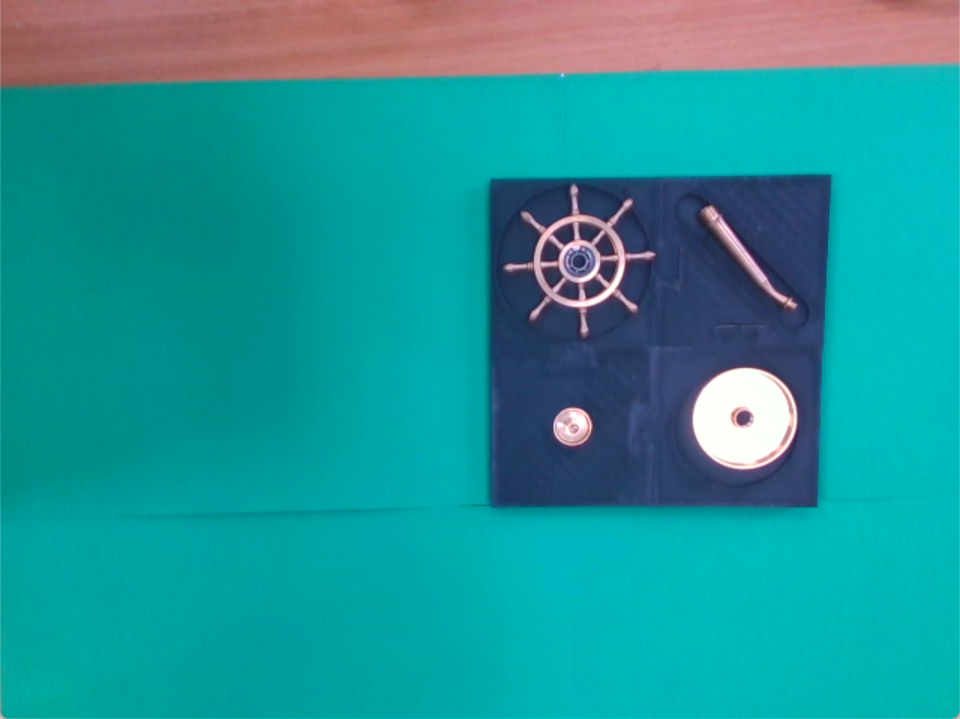
#> input picture ai_测试工具/工位帧/原图/01_工位实拍_predict输出_960x719.png, 960 x 719 px; its folder holds only this picture in this run
$ python capture_pocket_frame.py --image '工位帧/原图/01_工位实拍_predict输出_960x719.png'   (older library calls are emulated)
#> lines starting #> are read from the running program, lines starting #| are printed output that depends on the picture; after the words box and inside, x2 and y2 are one past the last pixel; in counts of white or black regions, pixels touching at a corner belong together
### assembly_vision/assemvision/imgio.py
# -*- coding: utf-8 -*-
"""兼容中文路径的图片读写。

★ 为什么需要这个：OpenCV 在 Windows 上用窄字符 API 打开文件，路径里只要有中文，
  cv2.imread / cv2.imwrite 就会**静默失败**（不抛异常，只是返回 None / 返回 False）。
  本项目的目录名是中文，所以全项目统一走这里的函数。

Linux（树莓派）本来没问题，用这个也不会有额外代价。
"""
from __future__ import annotations

import os
from typing import Optional, Sequence

import cv2
import numpy as np


def imread_safe(path: str, flags: int = cv2.IMREAD_COLOR) -> Optional[np.ndarray]:
    """读图，支持中文路径。失败返回 None。"""
#> called with path = '工位帧/原图/01_工位实拍_predict输出_960x719.png', flags = 1
    try:
        buf = np.fromfile(path, dtype=np.uint8)
    except OSError:
        return None
    if buf.size == 0:
        return None
    img = cv2.imdecode(buf, flags)
#> img is the input picture: shape (719, 960, 3); mean B, G, R 152.1, 148, 31.1
#| 离线分析: 01_工位实拍_predict输出_960x719.png  719x960x3
    return img


# [67 lines left out: functions imwrite_safe, videowriter_safe, not called in this run]

### assembly_vision/assemvision/config.py
# -*- coding: utf-8 -*-
"""配置加载：YAML 优先，没装 PyYAML 时自动退回 JSON（同名 .json）。

用法：
    cfg = load_config("config/camera.yaml")
    cfg.get("capture.fourcc")            # -> 'MJPG'
    cfg.get("ui.panel_ratio", 0.2)       # 带默认值
"""
from __future__ import annotations

import json
import os
from typing import Any, Dict, Optional

_UNSET = object()


class Config:
    """给嵌套 dict 加一点便利访问，不改变原始结构。"""

    def __init__(self, data: Optional[Dict[str, Any]] = None, path: str = "") -> None:
        self.data: Dict[str, Any] = data or {}
        self.path = path

    # ---------- 读取 ----------
    def get(self, dotted: str, default: Any = _UNSET) -> Any:
#> called with dotted = 'slots'
        cur: Any = self.data
        for key in dotted.split("."):
            if isinstance(cur, dict) and key in cur:
                cur = cur[key]
            else:
                if default is _UNSET:
                    raise KeyError("配置项不存在: %s（文件 %s）" % (dotted, self.path))
                return default
        return cur

    def __getitem__(self, dotted: str) -> Any:
        return self.get(dotted)

    # [18 lines left out: functions __contains__, set, not called in this run]

    def update(self, other: "Config") -> None:
        _deep_update(self.data, other.data)

    # [14 lines left out: function save, not called in this run]

    def __repr__(self) -> str:
        return "Config(%s)" % (self.path or "<inline>")


def _import_yaml():
    try:
        import yaml  # type: ignore
        return yaml
    except ImportError:
        return None


# [6 lines left out: function _deep_update, not called in this run]


def load_config(path: str, required: bool = True) -> Config:
    """加载配置。.yaml 需要 PyYAML；没有就尝试同目录同名 .json。"""
    if not os.path.exists(path):
        alt = os.path.splitext(path)[0] + ".json"
        if os.path.exists(alt):
            path = alt
        elif required:
            raise FileNotFoundError("配置文件不存在: %s（也没有 %s）" % (path, alt))
        else:
            return Config({}, path)

    if path.lower().endswith((".yaml", ".yml")):
        yaml = _import_yaml()
        if yaml is None:
            alt = os.path.splitext(path)[0] + ".json"
            if os.path.exists(alt):
                with open(alt, "r", encoding="utf-8") as f:
                    return Config(json.load(f), alt)
            raise ImportError(
                "读取 %s 需要 PyYAML。请执行：pip install PyYAML\n"
                "或者把配置改成同名 .json 文件。" % path)
        with open(path, "r", encoding="utf-8") as f:
            data = yaml.safe_load(f) or {}
    else:
        with open(path, "r", encoding="utf-8") as f:
            data = json.load(f)

    return Config(data, path)


# [7 lines left out: function merge, not called in this run]

### assembly_vision/assemvision/core/tray_detect.py
# -*- coding: utf-8 -*-
"""料盘位姿检测（用**料盘自身轮廓**，不依赖零件）。

═══ 为什么需要它（而不是只用零件星座）═══

`tray_pose.estimate_pose()` 用「零件星座」估位姿，很准，但有个硬前提：
**画面里得认得出零件**。实测踩过两种情况：

  ① 装配过程中零件被逐个拿走 —— 料盘慢慢变空，最后**一个零件都没有**，
     位姿估计 `ok=False`，只能退回过期的标称坐标，ROI 全错位。
  ② 料盘被挪得很远（本次实测往右挪了约 15cm）—— 同理。

而**料盘本身总是在画面里**（黑/深色、接近正方形、尺寸已知）。
所以再加一条更可靠的依据：**直接检测料盘的轮廓，用它的四个角定位置与朝向**。

═══ 怎么做 ═══

  ① 在 HSV 里取"暗色"掩膜（料盘是黑色 3D 打印件，V 低、S 低）
  ② 去掉绿幕与桌面 → 只留料盘候选
  ③ 找最大连通域，用 `minAreaRect` 得到一个带朝向的旋转矩形
  ④ 检查"像不像料盘"：长宽比接近 1、面积够大
  ⑤ 由矩形的**中心 + 角度**构造刚体变换（相对标称位置）

═══ 与零件星座的关系 ═══

**两者互补，运行时优先用零件星座**（能同时定位置和朝向，精度更高），
零件不够时退回料盘轮廓。料盘轮廓的精度差一些（轮廓受光照/遮挡影响，
边缘提取有几像素抖动），但**永远不会因为"零件被拿走"而失效**。

  优先级：零件星座（>=2 件，残差小） > 料盘轮廓 > 沿用上次位姿 > 标称坐标
"""
from __future__ import annotations

from dataclasses import dataclass
from typing import Callable, List, Optional, Tuple

import cv2
import numpy as np

from .tray_pose import TrayPose


@dataclass
class TrayDetect:
    """料盘轮廓检测结果。"""
    ok: bool = False
    center_px: Optional[Tuple[float, float]] = None
    size_px: Tuple[float, float] = (0.0, 0.0)      # minAreaRect 的 (w, h)
    angle_deg: float = 0.0                          # minAreaRect 角度
    area_px: float = 0.0
    fill: float = 0.0                               # 连通域面积 / 矩形面积
    reason: str = ""


def detect_tray(bgr: np.ndarray,
                v_max: int = 125,
                s_max: int = 140,
                min_area_ratio: float = 0.01,
                aspect_tol: float = 0.35,
                fill_min: float = 0.55) -> TrayDetect:
    """在画面里找料盘（深色、接近正方形的大连通域）。

    参数
      v_max, s_max      暗色阈值。料盘是黑色打印件，实测 V 中值约 60~90；
                        绿幕 V 高、桌面 S 高，都会被这两条挡掉。
      min_area_ratio    最小面积占全图比例（滤掉小暗块）
      aspect_tol        允许的长宽比偏差（料盘接近正方形 -> |w/h-1| 要小）
      fill_min          填充率下限：连通域面积 / 外接旋转矩形面积。
                        料盘中间有凹槽但整体是实心方块，填充率应较高；
                        细长阴影/边缘伪影填充率低。
    """
#> called with v_max = 125, s_max = 140, min_area_ratio = 0.01, aspect_tol = 0.35, fill_min = 0.55
    d = TrayDetect()
    if bgr is None or bgr.size == 0:
        d.reason = "空图"
        return d
    H, W = bgr.shape[:2]
    hsv = cv2.cvtColor(bgr, cv2.COLOR_BGR2HSV)
#> hsv: shape (719, 960, 3); mean H, S, V 89.6, 216.8, 160.8
    # 深色 + 低饱和：料盘是哑光黑，桌面/绿幕都不满足
    dark = cv2.inRange(hsv, np.array([0, 0, 0], np.uint8),
                       np.array([179, s_max, v_max], np.uint8))
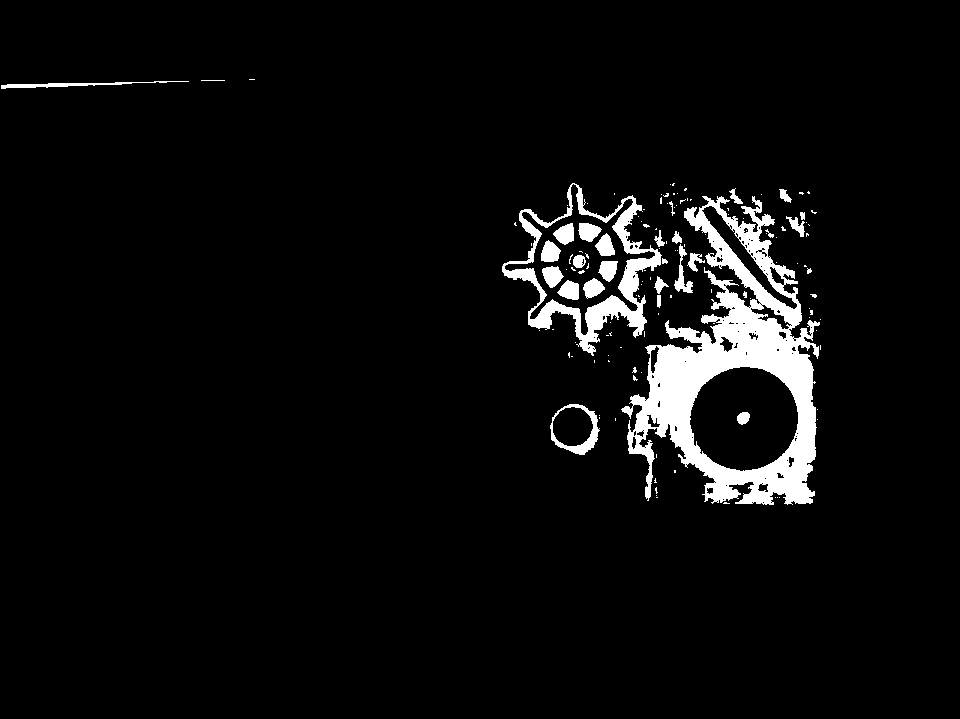
#> dark: shape (719, 960); 4.9% white; 135 white regions (105 under 20 px), largest, box (x1, y1, x2, y2) and area: (621, 196, 820, 505) 22440, (502, 183, 662, 356) 5512, (550, 404, 600, 455) 690
    # 形态学：闭运算把凹槽/高光造成的洞补上，再开运算去毛刺
    k = max(3, int(round(min(H, W) * 0.02)) | 1)
    dark = cv2.morphologyEx(dark, cv2.MORPH_CLOSE, np.ones((k, k), np.uint8))
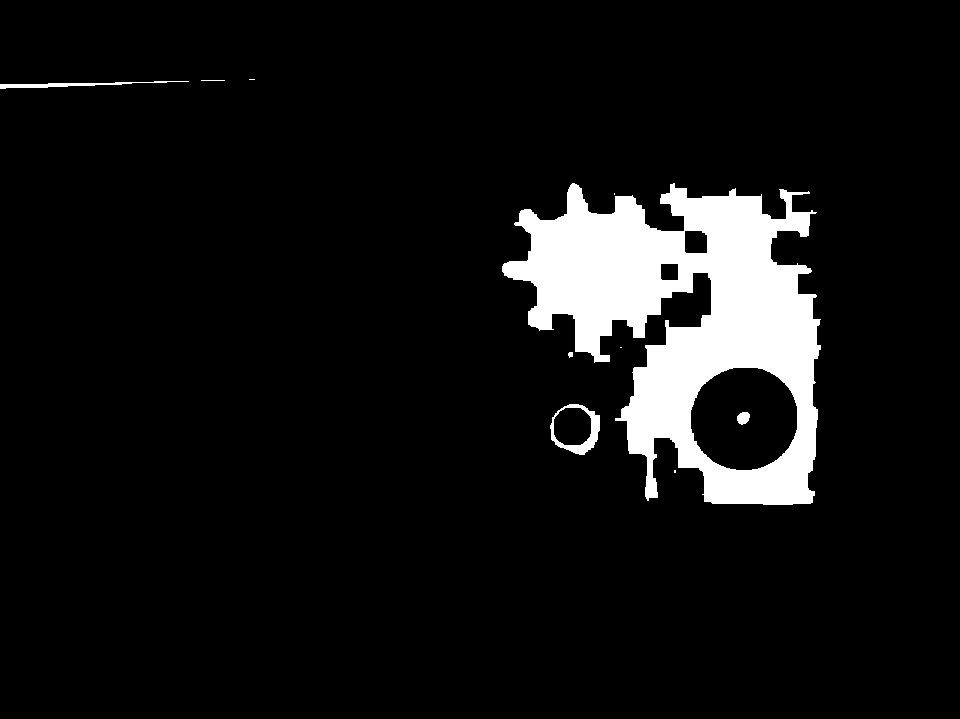
#> dark: shape (719, 960); 7.6% white; 10 white regions (4 under 20 px), largest, box (x1, y1, x2, y2) and area: (502, 183, 821, 505) 51151, (550, 404, 600, 455) 770, (0, 81, 189, 89) 510, (737, 412, 750, 425) 128, (201, 80, 225, 81) 24, (568, 352, 573, 358) 24
    dark = cv2.morphologyEx(dark, cv2.MORPH_OPEN, np.ones((k, k), np.uint8))
#> dark: shape (719, 960); 7.1% white; 2 white regions, box (x1, y1, x2, y2) and area: (507, 188, 817, 505) 48376, (786, 212, 809, 231) 437

    n, lab, stats, cent = cv2.connectedComponentsWithStats(dark, 8)
#> lab: shape (719, 960) int32; 3 distinct labels, from 0 to 2
#> (the rest of the program and of its run is left out)
